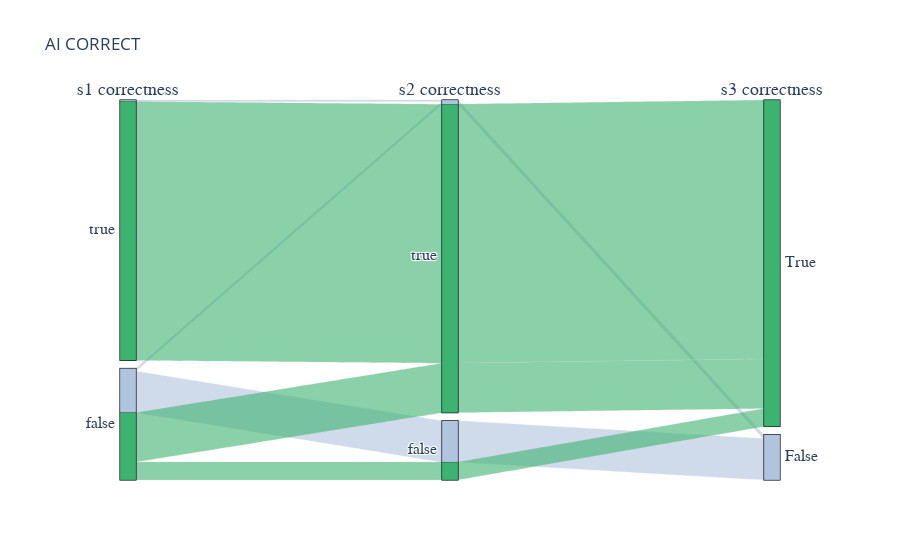
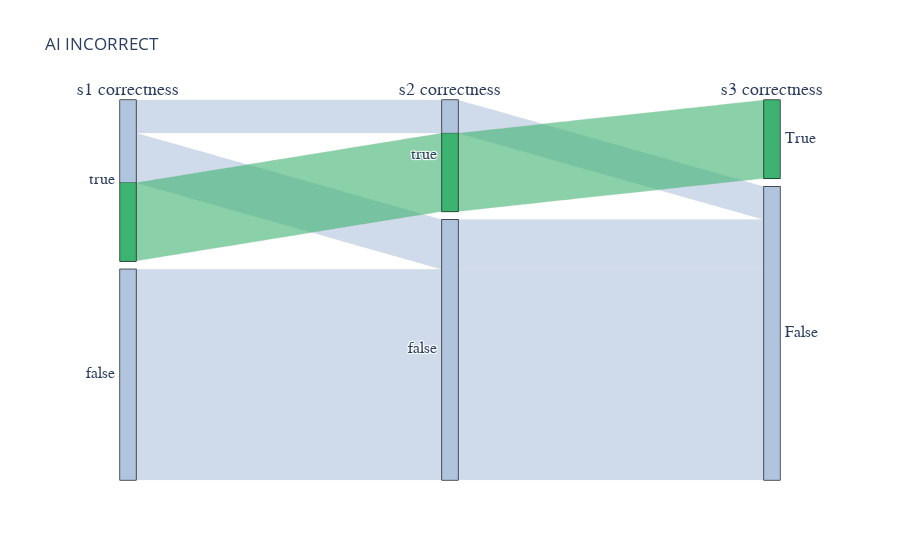

Source (notebook cell) for these figures, in order:
### Code cell
df = get_df(condition=CONDITION)
plot_test(df, True)
plot_test(df, False)

### Figure 1 — Plotly figure (JSON) as saved in the notebook; plotly's stock layout.template omitted (floating-point values rounded to 4 significant figures; data arrays with more than 128 entries replaced by an {"elided": "..."} marker saying what was removed)
{"data": [{"arrangement": "freeform", "dimensions": [{"categoryarray": [true, false], "label": "s1 correctness", "values": {"elided": "270 bool values"}}, {"categoryarray": [true, false], "label": "s2 correctness", "values": {"elided": "270 bool values"}}, {"categoryarray": [true, false], "label": "s3 correctness", "ticktext": ["True", "False"], "values": {"elided": "270 bool values"}}], "hoverinfo": "count+probability", "hoveron": "color", "labelfont": {"family": "Times", "size": 18}, "line": {"color": {"elided": "270 int values"}, "colorscale": [[0, "lightsteelblue"], [1, "mediumseagreen"]]}, "tickfont": {"family": "Times", "size": 16}, "type": "parcats"}], "layout": {"title": {"text": "AI CORRECT"}}}

### Figure 2 — Plotly figure (JSON) as saved in the notebook; plotly's stock layout.template omitted (floating-point values rounded to 4 significant figures)
{"data": [{"arrangement": "freeform", "dimensions": [{"categoryarray": [true, false], "label": "s1 correctness", "values": [false, false, true, false, false, true, false, true, false, false, false, false, false, false, false, false, false, true, false, false, true, false, true, false, false, true, false, true, false, true, false, false, true, false, true, true, false, true, true, false, true, true, true, true, true, false, true, false, false, false, true, true, true, true, false, true, false, true, true, false, false, false, true, true, false, true, false, true, false, false, false, false, true, true, false, true, true, true, true, false, false, true, false, false, false, false, false, true, false, false]}, {"categoryarray": [true, false], "label": "s2 correctness", "values": [false, false, false, false, false, false, false, false, false, false, false, false, false, false, false, false, false, true, false, false, false, false, false, false, false, true, false, true, false, true, false, false, false, false, true, true, false, true, true, false, false, false, true, true, true, false, false, false, false, false, true, true, true, true, false, true, false, true, false, false, false, false, true, true, false, false, false, true, false, false, false, false, true, true, false, true, true, true, true, false, false, false, false, false, false, false, false, true, false, false]}, {"categoryarray": [true, false], "label": "s3 correctness", "ticktext": ["True", "False"], "values": [false, false, false, false, false, false, false, false, false, false, false, false, false, false, false, false, false, false, false, false, false, false, false, false, false, true, false, true, false, true, false, false, false, false, true, true, false, true, true, false, false, false, true, true, true, false, false, false, false, false, false, true, false, false, false, false, false, true, false, false, false, false, true, false, false, false, false, true, false, false, false, false, true, true, false, true, false, true, false, false, false, false, false, false, false, false, false, true, false, false]}], "hoverinfo": "count+probability", "hoveron": "color", "labelfont": {"family": "Times", "size": 18}, "line": {"color": [0, 0, 0, 0, 0, 0, 0, 0, 0, 0, 0, 0, 0, 0, 0, 0, 0, 0, 0, 0, 0, 0, 0, 0, 0, 1, 0, 1, 0, 1, 0, 0, 0, 0, 1, 1, 0, 1, 1, 0, 0, 0, 1, 1, 1, 0, 0, 0, 0, 0, 0, 1, 0, 0, 0, 0, 0, 1, 0, 0, 0, 0, 1, 0, 0, 0, 0, 1, 0, 0, 0, 0, 1, 1, 0, 1, 0, 1, 0, 0, 0, 0, 0, 0, 0, 0, 0, 1, 0, 0], "colorscale": [[0, "lightsteelblue"], [1, "mediumseagreen"]]}, "tickfont": {"family": "Times", "size": 16}, "type": "parcats"}], "layout": {"title": {"text": "AI INCORRECT"}}}
